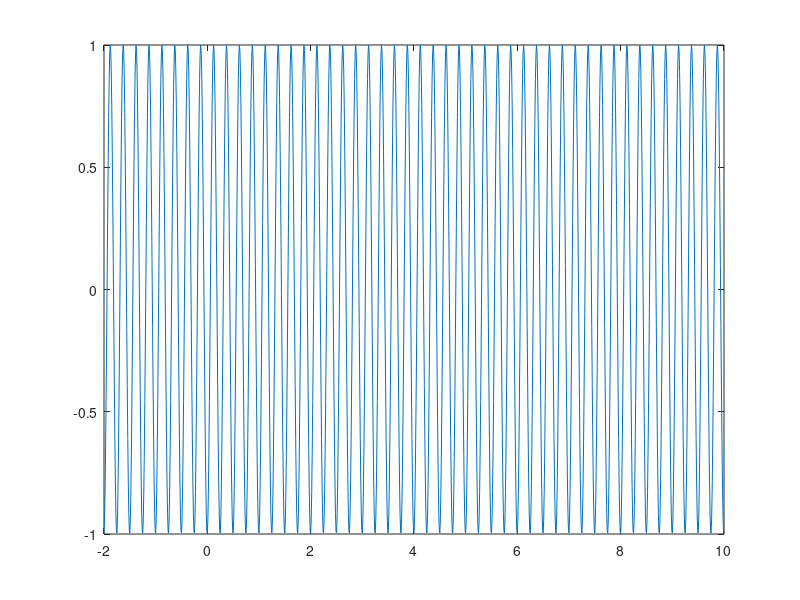

Source code (MATLAB): (Note: this script raises an error after producing the figure.)
ti = -10;
tf = 20;
ti = -2;
tf = 10;
t1 = 2;
t2 = 5;
dt = 0.01;

masse_ajoutee = 0.2;

fex = 4; % frequence d'excitation
fp = 6; % frequence propre
zeta = 0.02; % coefficient d'amortissement
fpc = fp * (sqrt(1-zeta^2) + 1i*zeta);

Aex = 1 * exp(2i*pi*0.1);
Ap1 = 0.8 * exp(2i*pi*0.9);
Ap2 = 0.8 * exp(2i*pi*0.5);

%%

t = ti:dt:tf;
x = exp(2i*pi*fex*(t-t1)) .* (t>=t1 & t<=t2);
x = x + exp(2i*pi*fpc/sqrt(1+masse_ajoutee^2)*(t-t1)) .* (t>=t1 & t<=t2);
x = x + exp(2i*pi*fpc*(t-t2)) .* (t>=t2);
x = real(x);

x = sin(2*pi*4*t + 2*pi*rand());
% x = x .* (t<3);

figure;
plt = plot(t, x);


%%

fmin = 3;
fmax = 8;
Q = 10;
MaxRidges = 1;

WaveletMenu('WaveletPlot', plt, 'fmin', fmin, 'fmax', fmax, 'Q', Q, 'MaxRidges', MaxRidges);
